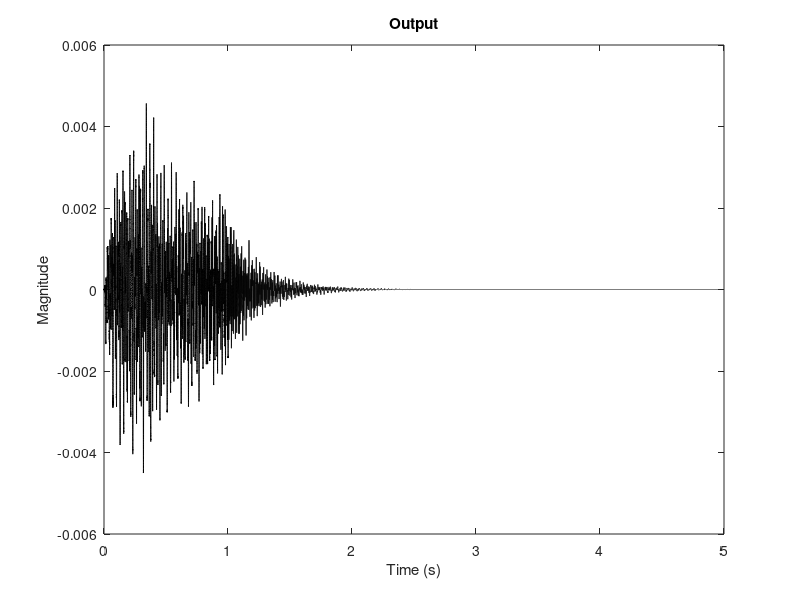

Reproduce this figure in MATLAB.
%--------------------------------------------------------------------------
% Ry Currier
% 2022-04-12
%
% Bowed Stiff String with Frequency Dependant Loss, Newton-Raphson Solver,
% Interpolated Stereo Output, and Perceptual Controls
%--------------------------------------------------------------------------

clc; clear all; close all

%%%%% flags

plot_on = 0;                % in-loop plotting on (1) or off (0)

%%%%% parameters

% Input Controls

note = 28;                  % MIDI Note Number
stiffness = 0.02;           % Inharmonicity
decay = 5;                  % Fundamental Decay Time (s)
brightness = 3;           % Highest Harmonic Decay Time (s)

N = 100;                    % Total Number of Grid Points

% Bow Parameters

FB = 500;                   % Bow Force / String Mass (m/s^2)
vB = 0.2;                   % Bow Velocity (m/s)
sig = 100;                  % Friction Law Free Parameter (1/m^2)
dur = 1.0;                  % Bowing Duration (s)

% I/O

SR = 44100;                 % sample rate (Hz)
Tf = 5;                     % duration of simulation (s)
tol = 1e-4;                 % Newton-Raphson Tolerance

xi = 0.9;                   % coordinate of excitation (normalised, 0-1)
xoL = 0.2;                  % coordinate of left output (normalized, 0-1)
xoR = 0.25;                 % coordinate of right output (normalised, 0-1)

%% derived parameters

freq = 440*2^((note-69)/12);    % Frequency (Hz)
c = freq*2;                     % wave speed
om = [1 20]*freq;                % T60 frequencies (Hz)
K = sqrt(stiffness)*c/pi;       % Stiffness Constant
T60 = [decay brightness];       % T60 Times

xiom = 1/(2*K^2)*(-c^2 + sqrt(c^4+4*K^2*om.^2));
sig0 = 6*log(10)/(xiom(2)-xiom(1))*(xiom(2)/T60(1) - xiom(1)/T60(2));   % frequency dependent loss parameters
sig1 = 6*log(10)/(xiom(2)-xiom(1))*(1/T60(2) - 1/T60(1));

k = 1/SR;                                                               % time step
Nf = floor(SR*Tf);                                                      % number of time steps

%% Calculate h and N %%%%%%%%%%%%%%%%%%%%%%%%%%%%%%%%%%%%%%%%%%%%%%%%%%%%%%%%%%%%%

hmin = sqrt(0.5*((c^2+4*sig1)*k^2+sqrt((c^4+16*sig1^2+8*sig1*c^2)*k^4+16*K^2*k^2)));    % Minimal Grid Spacing for Stability 
h = hmin+0.0001;                                                                               % Integer Grid Spacing

%% Scheme Matrices and Vectors %%%%%%%%%%%%%%%%%%%%%%%%%%%%%%%%%%%%%%%%%%%%%%%%%%%%%%%%%%%%%

e = ones(N-1,1);                                                        % Ones Vector
Dxx = (1/h^2)*spdiags([e -2*e e], -1:1, N-1,N-1);                       % Sparse 2nd Derivative Matrix

a = 1/(1+sig0*k);                                                       % Coefficient for Neatness
B = a*(2*speye(N-1) + (c^2*k^2+2*sig1*k)*Dxx - K^2*k^2*Dxx*Dxx);        % B Matrix
C = a*((sig0*k-1)*speye(N-1) - sig1*k*Dxx);                             % C Matrix

xi_int = floor(xi * N);                                                 % Integer Input Grid Index
xoL_int = floor(xoL * N);                                               % Integer Left Output Grid Index
xoL_frac = xoL*N - xoL_int;                                             % Fractional Left Output Grid Index
xoR_int = floor(xoR * N);                                               % Integer Left Output Grid Index
xoR_frac = xoR*N - xoR_int;                                             % Fractional Left Output Grid Index

J = k^2/h*[zeros(xi_int-1,1); 1; zeros(N-xi_int-1,1)];                  % J Vector
J = sparse(J);                                                          % Sparse J Vector
cvL = [zeros(1,xoL_int-1), 1-xoL_frac, xoL_frac, zeros(1,N-xoL_int-2)]; % Left Channel c Vector
cvR = [zeros(1,xoR_int-1), 1-xoR_frac, xoR_frac, zeros(1,N-xoR_int-2)]; % Left Channel c Vector
cv = sparse([cvL; cvR]);                                                % Sparse c Vector

dur_int = floor(dur*SR);                                                % Bowing Duration (samples)
FBv = FB*[ones(dur_int,1); zeros(Nf-dur_int,1)];                        % Bow Force Vector

%% initialise scheme variables

u2 = zeros(N-1,1);              % state
u1 = u2;                        % state
u = u2;                         % state
ulast = u2;                     % NR Iterative state

y = zeros(Nf,2);                % output
xax = (1:N-1)';               % x-axis for plotting

%% main loop

tic
for n=1:Nf
    
    b = B*u1 + C*u2;            % Undriven Scheme Update
    eps = 1;                    % Initial Error for NR
    
    % Newton-Raphson
    
    while eps>tol
        
        % Coefficients for Neatness
        
        eta = 1/(2*k)*(ulast(xi_int) - u2(xi_int)) - vB;
        phi = J*FBv(n)*exp(0.5)*sqrt(2*sig)*eta*exp(-sig*eta^2);
        
        % NR Update
        
        u = ulast - (ulast - b - phi)./(1 - phi + sig*eta^2*phi);
        
        % Compute Error and Shift State
        
        eps = abs(u-ulast);
        ulast = u;
        
    end
    
    % read output
    
    y(n,:) = cv*u;
    
    % plot
    
    if (plot_on==1)
        % draw current state
        figure(1)
        plot(xax, u, 'k');
        xlabel('x (m)')
        ylabel('u (m)')
        axis([0 N -0.005 0.005])
        drawnow
    end
    
    % shift state
    uvec(n) = u2(xi_int); 
    u2 = u1;
    u1 = u;
    
end
toc

%% play sound

soundsc(y,SR);

%% plot spectrum

figure(2)

yfft = 10*log10(abs(fft(y)));
plot([0:Nf-1]*Tf/Nf, sum(y,2), 'k')
xlabel('Time (s)')
ylabel('Magnitude')
title('Output')
